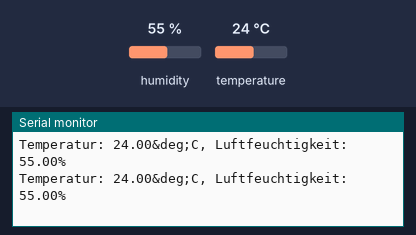
Bench run of a sketch on a simulated Arduino Uno, built with avr-gcc and run on an emulated ATmega328P. Shown: the last lines printed to the serial monitor. The inputs (shaded band) are chosen by the test bench; at power-on: humidity 55 %, temperature 24 °C.

Above: at 2.8 s.
2.9 s: humidity set to 22 %
At 4.6 s:
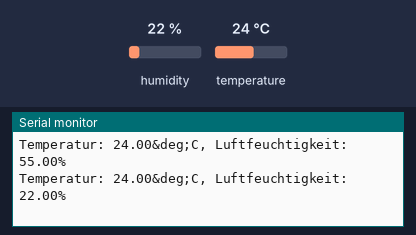
5.6 s: temperature set to 12 °C
At 6.4 s:
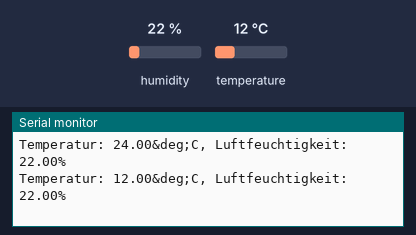
8.3 s: humidity set to 40 %
At 9.9 s:
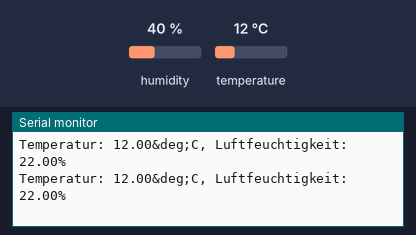
Timing chart, 0 to 11.4 s (numbered marks = the images above; inputs shaded):
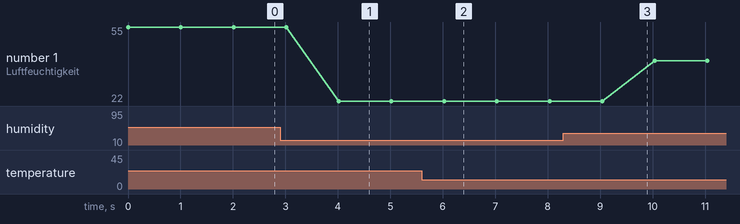

Measured:
- after the input at 2.9 s, the serial monitor: prints a new line after 1.1 s (image 1)
- after the input at 5.6 s, the serial monitor: prints a new line after 0.43 s (image 2)
- plotted number 1: 55 → 22 after the input at 2.9 s, 22 → 40 after the input at 8.3 s

The sketch:

DHT.ino
```cpp
#include "DHT.h"
#define DHT_TYPE DHT22

const int DHT_PIN = 5;

DHT dht(DHT_PIN, DHT_TYPE);

void setup() {
Serial.begin(9600);
dht.begin();
}

void loop() {
	float h = dht.readHumidity();
	float t = dht.readTemperature();

	Serial.print("Temperatur: ");
	Serial.print(t);
	Serial.print("&deg;C, Luftfeuchtigkeit: ");
	Serial.print(h);
	Serial.println("%");

	delay(1000);
}
```
